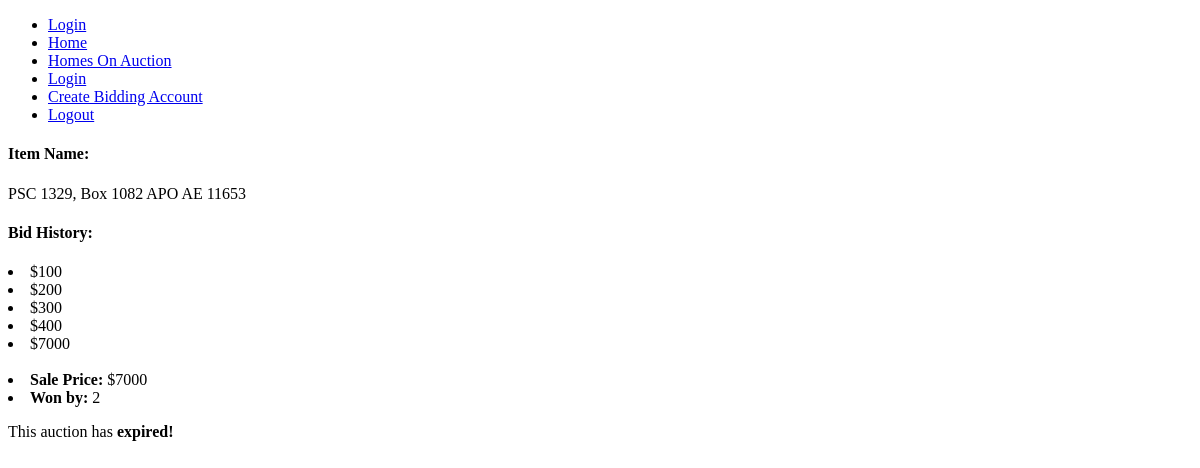
/auctioneer/1, run on an earlier commit of the app's database.
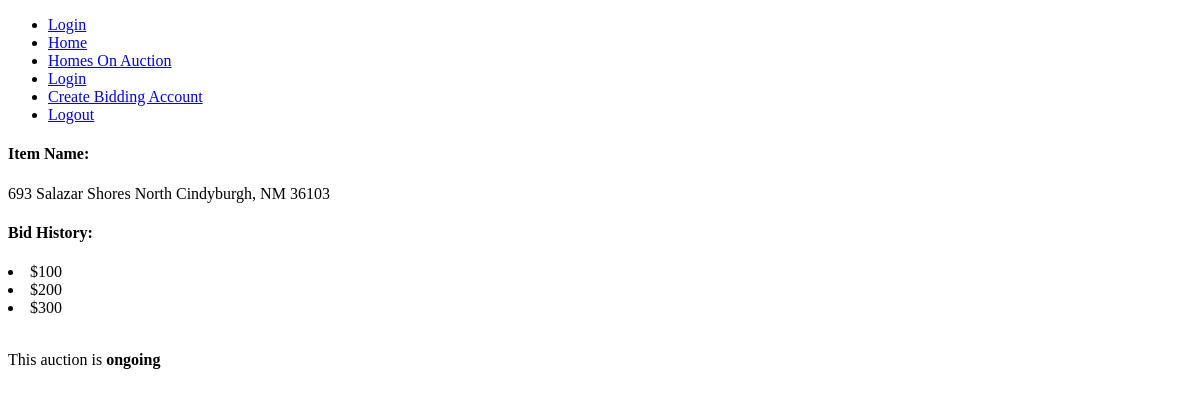
And on a later commit of the database.
### models.py (models this page shows)
class Items(db.Model):
    item_id = db.Column(db.Integer, primary_key=True)
    item_name = db.Column(db.String(64), unique=True, nullable=False)
    time_created = db.Column(db.DateTime)
    expired = db.Column(db.Boolean)
    auctioneer_id = db.Column('auctioneer_id', db.Integer, db.ForeignKey('user.user_id'))

class Bids(db.Model):
        bid_id = db.Column(db.Integer, primary_key=True)
        item_id = db.Column('item_id', db.Integer, db.ForeignKey('items.item_id'), nullable=False)
        user_id = db.Column('user_id', db.Integer, db.ForeignKey('user.user_id'), nullable=False)
        bid_price = db.Column('current_price', db.Integer, nullable=False)
        items = db.relationship('Items', backref=db.backref('orders', lazy='dynamic'))

### app.py (the view)
@app.route("/auctioneer/<item_id>", methods=['GET', 'POST'])
def auctioneer_index(item_id):
    id = Items.query.get(item_id)
    data = Bids.query.filter_by(item_id=item_id)
    data2 = Bids.query.filter_by(item_id=item_id).order_by(Bids.bid_price.desc()).first()
    return render_template('auctioneer-index.html', data=data, id=id, data2=data2)

### templates/auctioneer-index.html (shortened to what this page needs)
{% extends "base.html" %}
{% block content %}
<h4>Item Name: </h4>
<p>{{ id.item_name }}</p>
<h4>Bid History: </h4>
{% for datum in data %}
    <li>${{ datum.bid_price }}</li>
{% endfor %}
<br />
    {% if id.expired == True %}
        <li><b>Sale Price: </b>${{ data2.bid_price }}</li>
        <li><b>Won by: </b>{{ data2.user_id }}</li>
        <p>This auction has <b>expired!</b></p>
    {% else %}
        <p>This auction is <b>ongoing</b></p>
{% endif %}
{% endblock %}

What changed in the data, as far as the page shows it:
no longer on this page (row edited): Bids: bid_price "400"
no longer on this page (row edited): Bids: bid_price "7000", user_id "2"
changed Items: item_name "PSC 1329, Box 1082 APO AE 11653" → "693 Salazar Shores North Cindyburgh, NM 36103"; expired True → empty (drawn)
Also different on the page:
text no longer shown: "Sale Price: $ Won by: This auction has expired!"
text now shown: "This auction is ongoing"
